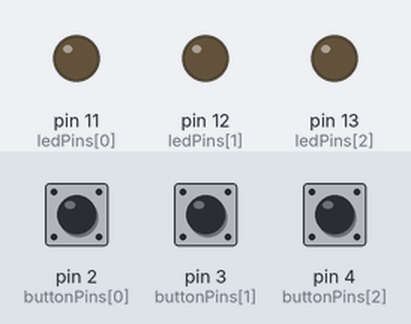
Bench run of a sketch on a simulated Arduino Uno, built with avr-gcc and run on an emulated ATmega328P. Parts: output pins drawn as LEDs (lit = HIGH). The inputs (shaded band) are chosen by the test bench; at power-on: pin 2 (buttonPins[0]) LOW, pin 3 (buttonPins[1]) LOW, pin 4 (buttonPins[2]) LOW.

Above: at 1.2 s.
1.3 s: pin 2 (buttonPins[0]) pulled HIGH for 0.15 s
At 2.5 s:
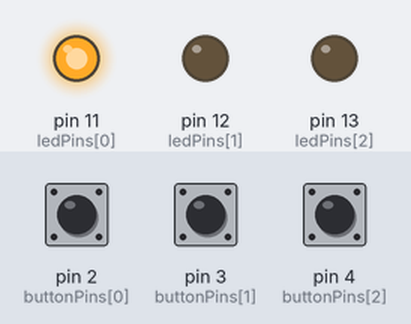
2.9 s: pin 3 (buttonPins[1]) pulled HIGH for 0.15 s
At 4.0 s:
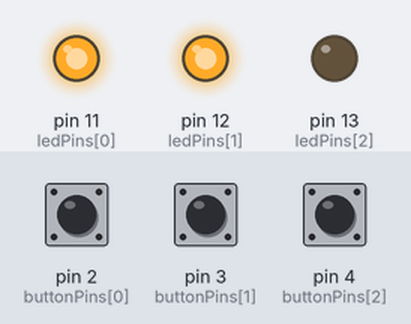
4.5 s: pin 4 (buttonPins[2]) pulled HIGH for 0.15 s
At 5.2 s:
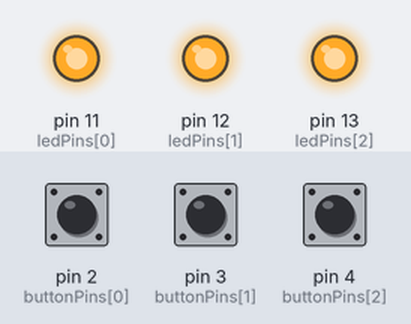
6.1 s: pin 2 (buttonPins[0]) pulled HIGH for 1 s
At 6.4 s:
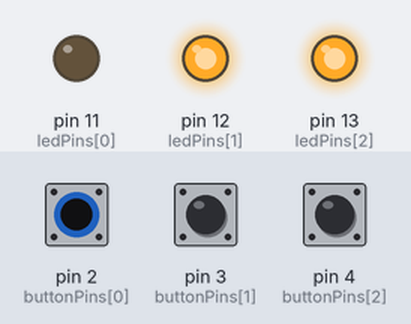
8.6 s: pin 3 (buttonPins[1]) pulled HIGH for 1 s
At 9.5 s:
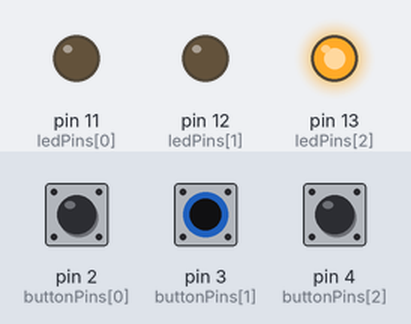
11.1 s: pin 2 (buttonPins[0]) pulled HIGH for 0.15 s
At 11.4 s:
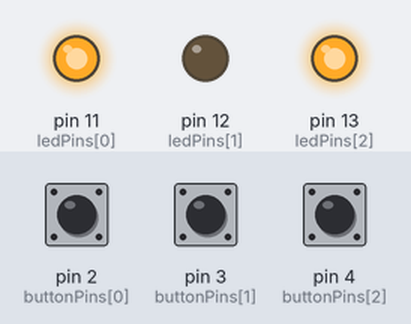
Timing chart, 0 to 13.7 s (numbered marks = the images above; inputs shaded):
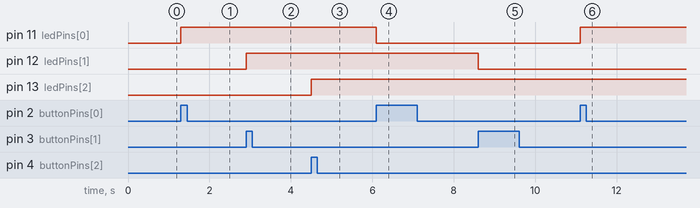

The sketch:

MultiButtonOutput.ino
```cpp
const int buttonPins[3] = {2, 3, 4};
const int ledPins[3] = {11, 12, 13};

bool ledStates[3] = {false, false, false};
unsigned long lastPress[3] = {0, 0, 0};
const unsigned long debounceDelay = 50;

void setup() {
  for (int i = 0; i < 3; i++) {
    pinMode(buttonPins[i], INPUT); // use INPUT_PULLUP if using internal pull-ups
    pinMode(ledPins[i], OUTPUT);
  }
}

void loop() {
  for (int i = 0; i < 3; i++) {
    if (digitalRead(buttonPins[i]) == HIGH && millis() - lastPress[i] > debounceDelay) {
      ledStates[i] = !ledStates[i];                    // Toggle LED state
      digitalWrite(ledPins[i], ledStates[i]);          // Update LED
      lastPress[i] = millis();                         // Update debounce timer
      while (digitalRead(buttonPins[i]) == HIGH);      // Wait for button release
    }
  }
}
```

Measured:
- after the input at 1.3 s, pin 11 (ledPins[0]): LOW → HIGH at once
- after the input at 2.9 s, pin 12 (ledPins[1]): LOW → HIGH at once
- after the input at 4.5 s, pin 13 (ledPins[2]): LOW → HIGH at once
- after the input at 6.1 s, pin 11 (ledPins[0]): HIGH → LOW at once
- after the input at 8.6 s, pin 12 (ledPins[1]): HIGH → LOW at once
- after the input at 11.1 s, pin 11 (ledPins[0]): LOW → HIGH at once
